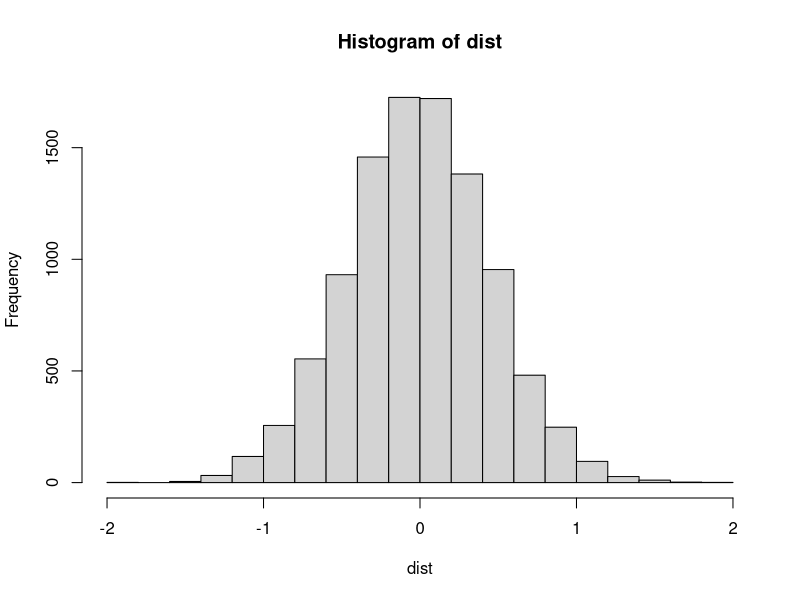
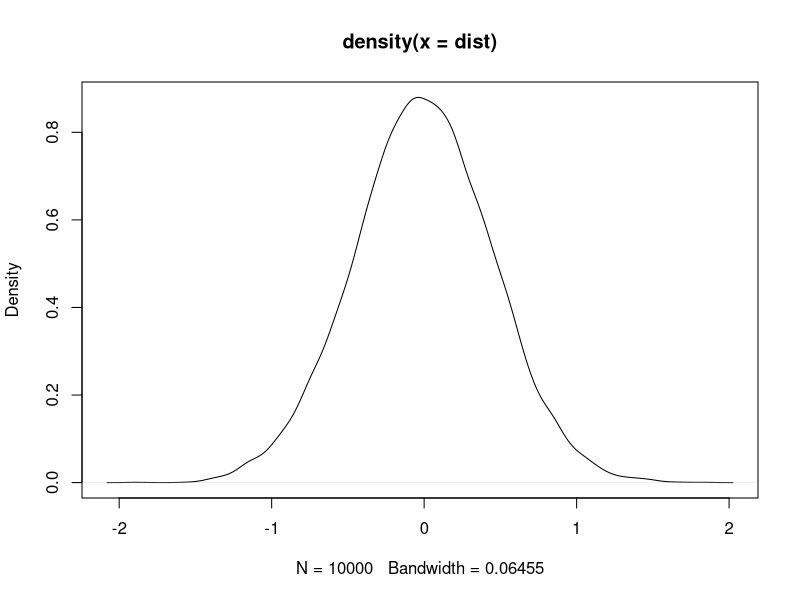
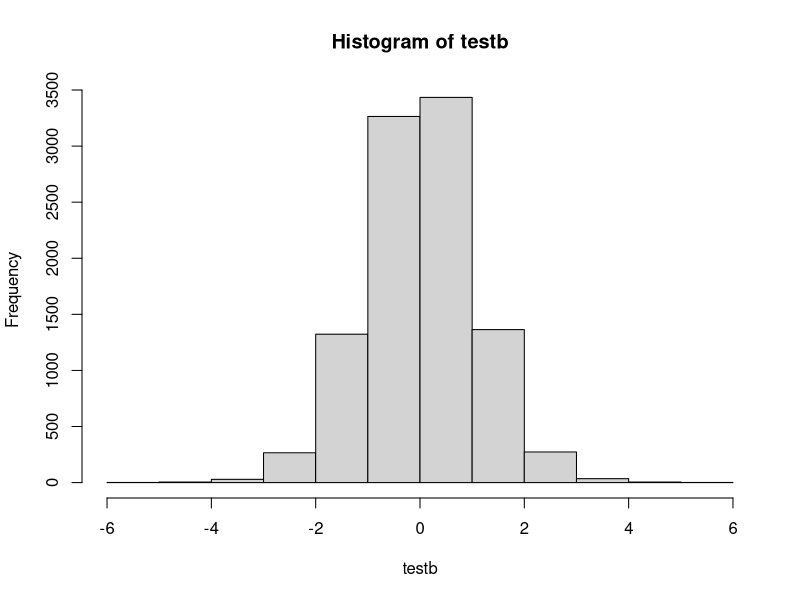

These figures' R source, in order:
## ---- chunk 1
#Normal Distribution M=0, SD=1

#rnorm(10,0,1)

dist<- c()

for (i in 1:10000)
{
  a<-rnorm(10,0,1)
  b<-rnorm(10,0,1)
  
  dist<-c(dist,mean(b)-mean(a))
}

hist(dist)

plot(density(dist))

## ---- chunk 2
testb <- replicate(10000,t.test(rnorm(10,0,1),rnorm(10,0,1))$statistic)
hist(testb)

## ---- chunk 3
Scores <- rnorm(10, mean = 0, sd = 1)
t.test(Scores,mu=0)
## ---- chunk 4

## ---- chunk 5

